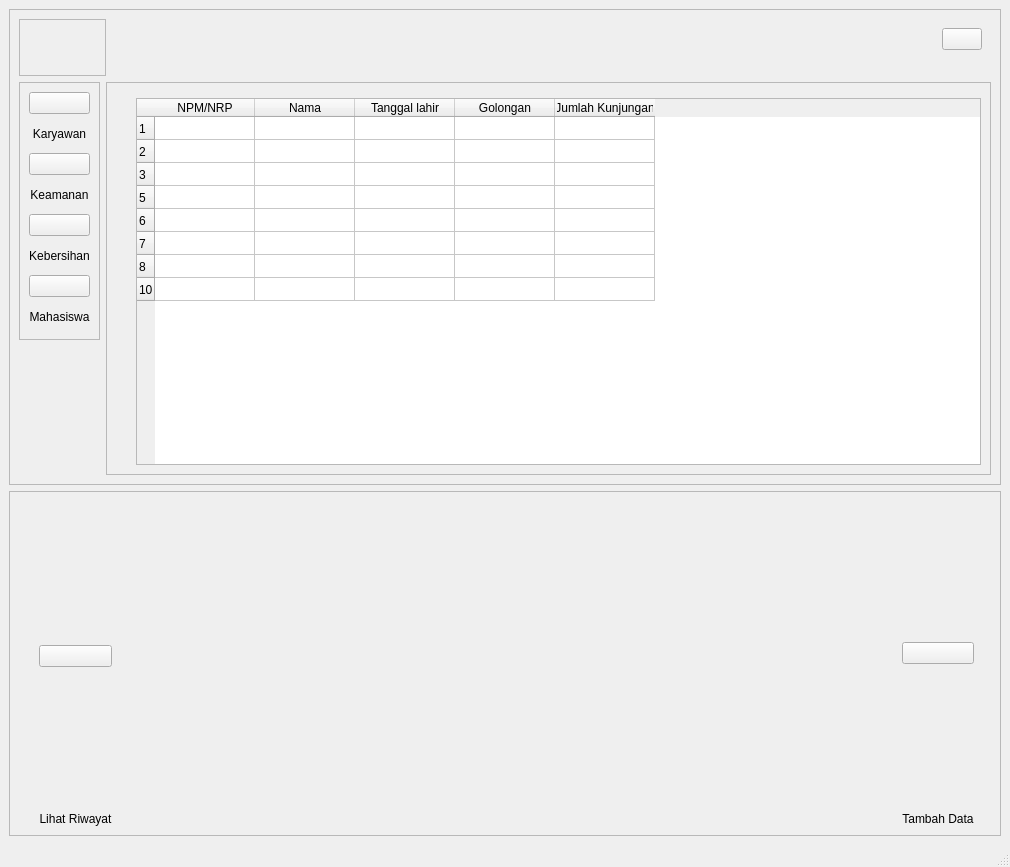
<?xml version="1.0" encoding="UTF-8"?>
<ui version="4.0">
 <class>MainWindow</class>
 <widget class="QMainWindow" name="MainWindow">
  <property name="geometry">
   <rect>
    <x>0</x>
    <y>0</y>
    <width>1010</width>
    <height>867</height>
   </rect>
  </property>
  <property name="windowTitle">
   <string>MainWindow</string>
  </property>
  <widget class="QWidget" name="centralwidget">
   <layout class="QGridLayout" name="gridLayout">
    <item row="0" column="0">
     <widget class="QFrame" name="frame">
      <property name="frameShape">
       <enum>QFrame::StyledPanel</enum>
      </property>
      <property name="frameShadow">
       <enum>QFrame::Raised</enum>
      </property>
      <layout class="QGridLayout" name="gridLayout_6">
       <item row="2" column="0">
        <widget class="QLabel" name="label">
         <property name="text">
          <string/>
         </property>
        </widget>
       </item>
       <item row="1" column="0" rowspan="2">
        <widget class="QFrame" name="frame_2">
         <property name="frameShape">
          <enum>QFrame::StyledPanel</enum>
         </property>
         <property name="frameShadow">
          <enum>QFrame::Raised</enum>
         </property>
         <layout class="QGridLayout" name="gridLayout_5">
          <item row="0" column="0">
           <layout class="QVBoxLayout" name="verticalLayout_7">
            <item>
             <widget class="QPushButton" name="pushButton">
              <property name="text">
               <string/>
              </property>
              <property name="icon">
               <iconset resource="img_rsc.qrc">
                <normaloff>:/images/img/karyawan.png</normaloff>:/images/img/karyawan.png</iconset>
              </property>
              <property name="iconSize">
               <size>
                <width>85</width>
                <height>85</height>
               </size>
              </property>
             </widget>
            </item>
            <item>
             <widget class="QLabel" name="label_5">
              <property name="text">
               <string>Karyawan</string>
              </property>
              <property name="alignment">
               <set>Qt::AlignCenter</set>
              </property>
             </widget>
            </item>
           </layout>
          </item>
          <item row="1" column="0">
           <layout class="QVBoxLayout" name="verticalLayout_6">
            <item>
             <widget class="QPushButton" name="pushButton_2">
              <property name="text">
               <string/>
              </property>
              <property name="icon">
               <iconset resource="img_rsc.qrc">
                <normaloff>:/images/img/satpam.png</normaloff>:/images/img/satpam.png</iconset>
              </property>
              <property name="iconSize">
               <size>
                <width>85</width>
                <height>85</height>
               </size>
              </property>
             </widget>
            </item>
            <item>
             <widget class="QLabel" name="label_6">
              <property name="text">
               <string>Keamanan</string>
              </property>
              <property name="alignment">
               <set>Qt::AlignCenter</set>
              </property>
             </widget>
            </item>
           </layout>
          </item>
          <item row="2" column="0">
           <layout class="QVBoxLayout" name="verticalLayout_5">
            <item>
             <widget class="QPushButton" name="pushButton_3">
              <property name="text">
               <string/>
              </property>
              <property name="icon">
               <iconset resource="img_rsc.qrc">
                <normaloff>:/images/img/cs.png</normaloff>:/images/img/cs.png</iconset>
              </property>
              <property name="iconSize">
               <size>
                <width>85</width>
                <height>85</height>
               </size>
              </property>
             </widget>
            </item>
            <item>
             <widget class="QLabel" name="label_7">
              <property name="text">
               <string>Kebersihan</string>
              </property>
              <property name="alignment">
               <set>Qt::AlignCenter</set>
              </property>
             </widget>
            </item>
           </layout>
          </item>
          <item row="3" column="0">
           <layout class="QVBoxLayout" name="verticalLayout_8">
            <item>
             <widget class="QPushButton" name="pushButton_4">
              <property name="text">
               <string/>
              </property>
              <property name="icon">
               <iconset resource="img_rsc.qrc">
                <normaloff>:/images/img/mahasiswa.png</normaloff>:/images/img/mahasiswa.png</iconset>
              </property>
              <property name="iconSize">
               <size>
                <width>85</width>
                <height>85</height>
               </size>
              </property>
             </widget>
            </item>
            <item>
             <widget class="QLabel" name="label_8">
              <property name="text">
               <string>Mahasiswa</string>
              </property>
              <property name="alignment">
               <set>Qt::AlignCenter</set>
              </property>
             </widget>
            </item>
           </layout>
          </item>
         </layout>
        </widget>
       </item>
       <item row="0" column="3">
        <widget class="QFrame" name="frame_3">
         <property name="frameShape">
          <enum>QFrame::NoFrame</enum>
         </property>
         <property name="frameShadow">
          <enum>QFrame::Plain</enum>
         </property>
         <layout class="QGridLayout" name="gridLayout_2">
          <item row="0" column="1">
           <widget class="QPushButton" name="home">
            <property name="styleSheet">
             <string notr="true"/>
            </property>
            <property name="text">
             <string notr="true"/>
            </property>
            <property name="icon">
             <iconset resource="img_rsc.qrc">
              <normaloff>:/images/img/home.png</normaloff>:/images/img/home.png</iconset>
            </property>
            <property name="iconSize">
             <size>
              <width>60</width>
              <height>60</height>
             </size>
            </property>
           </widget>
          </item>
          <item row="0" column="0">
           <spacer name="horizontalSpacer_3">
            <property name="orientation">
             <enum>Qt::Horizontal</enum>
            </property>
            <property name="sizeHint" stdset="0">
             <size>
              <width>40</width>
              <height>20</height>
             </size>
            </property>
           </spacer>
          </item>
          <item row="1" column="1">
           <spacer name="verticalSpacer_2">
            <property name="orientation">
             <enum>Qt::Vertical</enum>
            </property>
            <property name="sizeHint" stdset="0">
             <size>
              <width>17</width>
              <height>9</height>
             </size>
            </property>
           </spacer>
          </item>
         </layout>
        </widget>
       </item>
       <item row="1" column="1" rowspan="3" colspan="3">
        <widget class="QFrame" name="frame_5">
         <property name="frameShape">
          <enum>QFrame::StyledPanel</enum>
         </property>
         <property name="frameShadow">
          <enum>QFrame::Raised</enum>
         </property>
         <layout class="QGridLayout" name="gridLayout_7">
          <item row="0" column="0" rowspan="2">
           <spacer name="verticalSpacer_4">
            <property name="orientation">
             <enum>Qt::Vertical</enum>
            </property>
            <property name="sizeHint" stdset="0">
             <size>
              <width>20</width>
              <height>373</height>
             </size>
            </property>
           </spacer>
          </item>
          <item row="1" column="1">
           <widget class="QTableWidget" name="tableWidget">
            <property name="frameShadow">
             <enum>QFrame::Raised</enum>
            </property>
            <attribute name="horizontalHeaderVisible">
             <bool>true</bool>
            </attribute>
            <attribute name="horizontalHeaderCascadingSectionResizes">
             <bool>false</bool>
            </attribute>
            <attribute name="horizontalHeaderHighlightSections">
             <bool>true</bool>
            </attribute>
            <attribute name="horizontalHeaderShowSortIndicator" stdset="0">
             <bool>false</bool>
            </attribute>
            <attribute name="horizontalHeaderStretchLastSection">
             <bool>false</bool>
            </attribute>
            <attribute name="verticalHeaderVisible">
             <bool>true</bool>
            </attribute>
            <attribute name="verticalHeaderCascadingSectionResizes">
             <bool>false</bool>
            </attribute>
            <attribute name="verticalHeaderDefaultSectionSize">
             <number>23</number>
            </attribute>
            <attribute name="verticalHeaderHighlightSections">
             <bool>true</bool>
            </attribute>
            <row>
             <property name="text">
              <string>1</string>
             </property>
            </row>
            <row>
             <property name="text">
              <string>2</string>
             </property>
            </row>
            <row>
             <property name="text">
              <string>3</string>
             </property>
            </row>
            <row>
             <property name="text">
              <string>5</string>
             </property>
            </row>
            <row>
             <property name="text">
              <string>6</string>
             </property>
            </row>
            <row>
             <property name="text">
              <string>7</string>
             </property>
            </row>
            <row>
             <property name="text">
              <string>8</string>
             </property>
            </row>
            <row>
             <property name="text">
              <string>10</string>
             </property>
            </row>
            <column>
             <property name="text">
              <string>NPM/NRP</string>
             </property>
            </column>
            <column>
             <property name="text">
              <string>Nama</string>
             </property>
            </column>
            <column>
             <property name="text">
              <string>Tanggal lahir</string>
             </property>
            </column>
            <column>
             <property name="text">
              <string>Golongan</string>
             </property>
            </column>
            <column>
             <property name="text">
              <string>Jumlah Kunjungan</string>
             </property>
            </column>
           </widget>
          </item>
         </layout>
        </widget>
       </item>
       <item row="0" column="0" colspan="3">
        <widget class="QFrame" name="frame_6">
         <property name="frameShape">
          <enum>QFrame::StyledPanel</enum>
         </property>
         <property name="frameShadow">
          <enum>QFrame::Raised</enum>
         </property>
         <layout class="QGridLayout" name="gridLayout_4">
          <item row="0" column="0">
           <layout class="QHBoxLayout" name="horizontalLayout">
            <item>
             <widget class="QLabel" name="label_9">
              <property name="text">
               <string/>
              </property>
              <property name="pixmap">
               <pixmap resource="img_rsc.qrc">:/images/img/upn logo.png</pixmap>
              </property>
             </widget>
            </item>
            <item>
             <widget class="QLabel" name="label_10">
              <property name="text">
               <string/>
              </property>
              <property name="pixmap">
               <pixmap resource="img_rsc.qrc">:/images/img/poli gigi logo.png</pixmap>
              </property>
             </widget>
            </item>
           </layout>
          </item>
          <item row="1" column="0">
           <spacer name="verticalSpacer">
            <property name="orientation">
             <enum>Qt::Vertical</enum>
            </property>
            <property name="sizeHint" stdset="0">
             <size>
              <width>17</width>
              <height>17</height>
             </size>
            </property>
           </spacer>
          </item>
          <item row="0" column="1">
           <spacer name="horizontalSpacer_2">
            <property name="orientation">
             <enum>Qt::Horizontal</enum>
            </property>
            <property name="sizeHint" stdset="0">
             <size>
              <width>40</width>
              <height>20</height>
             </size>
            </property>
           </spacer>
          </item>
         </layout>
        </widget>
       </item>
      </layout>
     </widget>
    </item>
    <item row="1" column="0">
     <widget class="QFrame" name="frame_4">
      <property name="frameShape">
       <enum>QFrame::StyledPanel</enum>
      </property>
      <property name="frameShadow">
       <enum>QFrame::Raised</enum>
      </property>
      <layout class="QGridLayout" name="gridLayout_3">
       <item row="1" column="2">
        <spacer name="horizontalSpacer_4">
         <property name="orientation">
          <enum>Qt::Horizontal</enum>
         </property>
         <property name="sizeHint" stdset="0">
          <size>
           <width>690</width>
           <height>20</height>
          </size>
         </property>
        </spacer>
       </item>
       <item row="2" column="3">
        <widget class="QLabel" name="label_3">
         <property name="text">
          <string>Tambah Data</string>
         </property>
         <property name="alignment">
          <set>Qt::AlignCenter</set>
         </property>
        </widget>
       </item>
       <item row="0" column="4" rowspan="2">
        <spacer name="verticalSpacer_3">
         <property name="orientation">
          <enum>Qt::Vertical</enum>
         </property>
         <property name="sizeHint" stdset="0">
          <size>
           <width>17</width>
           <height>119</height>
          </size>
         </property>
        </spacer>
       </item>
       <item row="1" column="0">
        <spacer name="verticalSpacer_5">
         <property name="orientation">
          <enum>Qt::Vertical</enum>
         </property>
         <property name="sizeHint" stdset="0">
          <size>
           <width>20</width>
           <height>40</height>
          </size>
         </property>
        </spacer>
       </item>
       <item row="1" column="1">
        <widget class="QPushButton" name="pushButton_7">
         <property name="text">
          <string/>
         </property>
         <property name="icon">
          <iconset resource="img_rsc.qrc">
           <normaloff>:/images/img/riwayat.png</normaloff>:/images/img/riwayat.png</iconset>
         </property>
         <property name="iconSize">
          <size>
           <width>60</width>
           <height>60</height>
          </size>
         </property>
        </widget>
       </item>
       <item row="2" column="1">
        <widget class="QLabel" name="label_4">
         <property name="text">
          <string>Lihat Riwayat</string>
         </property>
         <property name="alignment">
          <set>Qt::AlignCenter</set>
         </property>
        </widget>
       </item>
       <item row="0" column="3" rowspan="2">
        <widget class="QPushButton" name="pushButton_5">
         <property name="text">
          <string/>
         </property>
         <property name="icon">
          <iconset resource="img_rsc.qrc">
           <normaloff>:/images/img/data_baru.png</normaloff>:/images/img/data_baru.png</iconset>
         </property>
         <property name="iconSize">
          <size>
           <width>60</width>
           <height>60</height>
          </size>
         </property>
        </widget>
       </item>
      </layout>
     </widget>
    </item>
   </layout>
  </widget>
  <widget class="QMenuBar" name="menubar">
   <property name="geometry">
    <rect>
     <x>0</x>
     <y>0</y>
     <width>1010</width>
     <height>21</height>
    </rect>
   </property>
  </widget>
  <widget class="QStatusBar" name="statusbar"/>
 </widget>
 <resources>
  <include location="img_rsc.qrc"/>
 </resources>
 <connections/>
</ui>
